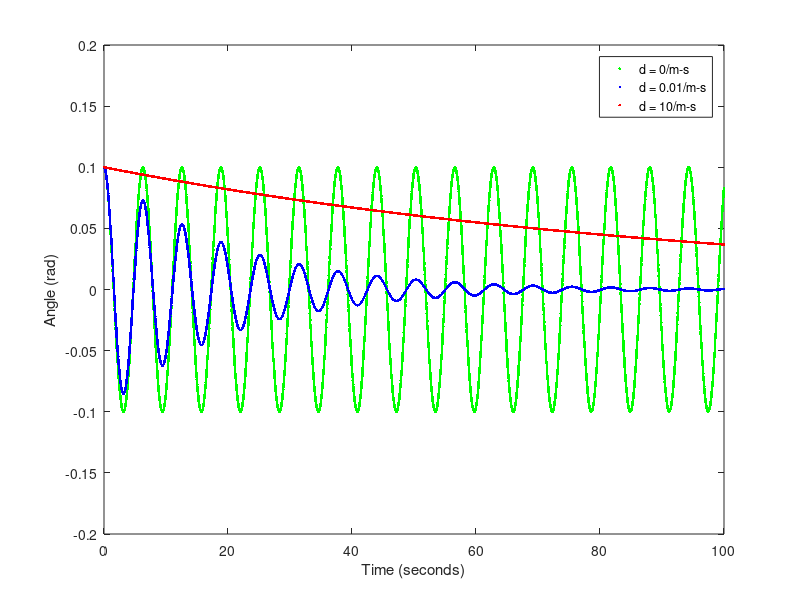

Recreate this plot in MATLAB.
%Name of
%Function
%Duncan Di Mauro
%805163177

clc; close all; clear all;

% Problem 2, use 
% 
% theta k
% and omega k + 1

% Pendulum Equation: (d/dt)(dtheta/dt) = -(g/L)sin(theta)


%Given Values

%Note: "exp" means we are using the explicit Euler Method and "semi"
%means we are using the semi-implicit Euler Method. The word "damp" after
%the variable means that it is affected by damping

%Initial Angle and Angular Velocity Values

wdamp1_semi_k = 0;
wdamp2_semi_k = 0;
wdamp3_semi_k = 0;
thetadamp1_semi_k = 0.1;
thetadamp2_semi_k = 0.1;
thetadamp3_semi_k = 0.1;


g = 10;
L = 10;
d1 = 0;
d2 = 0.01;
d3 = 10;

t_initial = 0;
t_final = 100;
delta_t = 0.01;
t_steps = ceil((t_final - t_initial)/delta_t);

wdamp1_semi = zeros(1, t_steps);
wdamp2_semi = zeros(1, t_steps);
wdamp3_semi = zeros(1, t_steps);
thetadamp1_semi = zeros(1, t_steps);
thetadamp2_semi = zeros(1, t_steps);
thetadamp3_semi = zeros(1, t_steps);

t = linspace(t_initial, t_final, t_steps);

for k = 1:t_steps
    
    %Semi-Implicit Method Damping d1
    
    wdamp1_semi(k) = wdamp1_semi_k;
    thetadamp1_semi(k) = thetadamp1_semi_k;
    
    wdamp1_semi_kp1 = wdamp1_semi_k - delta_t*((g/L)*sin(thetadamp1_semi_k) + ...
        wdamp1_semi_k*L*d1);
    thetadamp1_semi_kp1 = thetadamp1_semi_k + delta_t*wdamp1_semi_kp1; 
    
    wdamp1_semi_k = wdamp1_semi_kp1;
    thetadamp1_semi_k = thetadamp1_semi_kp1;
    
    %d2
    
    wdamp2_semi(k) = wdamp2_semi_k;
    thetadamp2_semi(k) = thetadamp2_semi_k;
    
    wdamp2_semi_kp1 = wdamp2_semi_k - delta_t*((g/L)*sin(thetadamp2_semi_k) + ...
        wdamp2_semi_k*L*d2);
    thetadamp2_semi_kp1 = thetadamp2_semi_k + delta_t*wdamp2_semi_kp1; 
    
    wdamp2_semi_k = wdamp2_semi_kp1;
    thetadamp2_semi_k = thetadamp2_semi_kp1;
    
    %d3
    
    wdamp3_semi(k) = wdamp3_semi_k;
    thetadamp3_semi(k) = thetadamp3_semi_k;
    
    wdamp3_semi_kp1 = wdamp3_semi_k - delta_t*((g/L)*sin(thetadamp3_semi_k) + ...
        wdamp3_semi_k*L*d3);
    thetadamp3_semi_kp1 = thetadamp3_semi_k + delta_t*wdamp3_semi_kp1; 
    
    wdamp3_semi_k = wdamp3_semi_kp1;
    thetadamp3_semi_k = thetadamp3_semi_kp1;
    
end

%Plotting and labelling graph with Damping

figure(3);
plot(t,thetadamp1_semi,'g.');
hold on
plot(t,thetadamp2_semi, 'b.');
hold on
plot(t,thetadamp3_semi, 'r.');
hold on
xlabel('Time (seconds)');
ylabel('Angle (rad)');
legend('d = 0/m-s','d = 0.01/m-s', 'd = 10/m-s')
saveas(figure(3), 'Figure 3')